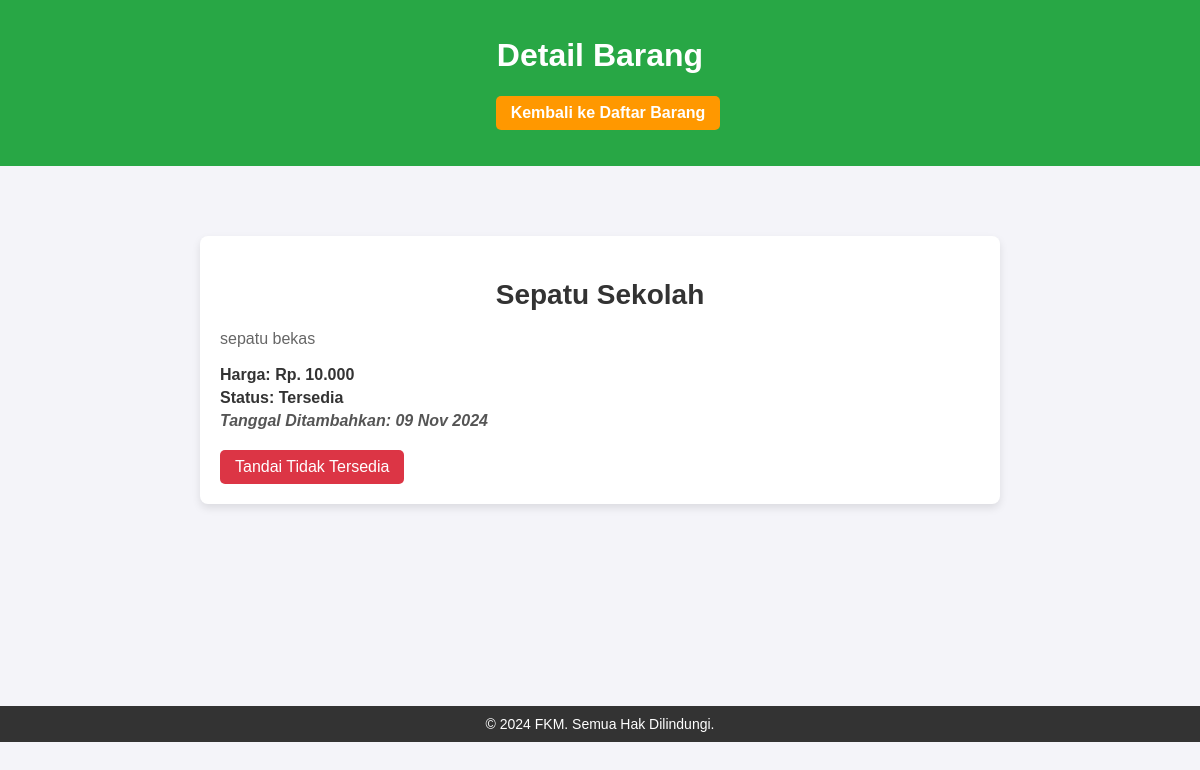
Page /item-detail.php?id=1 on the committed database.
### tables this page shows
CREATE TABLE `items` (
  `id` int(11) NOT NULL,
  `name` varchar(255) NOT NULL,
  `description` text NOT NULL,
  `price` decimal(10,2) DEFAULT NULL,
  `status` enum('Tersedia','Tidak Tersedia') DEFAULT 'Tersedia',
  `created_at` timestamp NOT NULL DEFAULT current_timestamp()
);

### item-detail.php (the view, shortened to what this page needs)
<!DOCTYPE html>
<html lang="id">
<head>
    <link rel="stylesheet" href="styles.css">
</head>
<body>
    <header>
        <h1>Detail Barang</h1>
        <a href="index.php" class="back-button">Kembali ke Daftar Barang</a>
    </header>
<br>
<br>
<br>
    <main>
        <?php
        $conn = new mysqli("localhost", "root", "", "db_used");
        $id = $_GET['id'];
        $sql = "SELECT * FROM items WHERE id = $id";
        $result = $conn->query($sql);
        if ($result->num_rows > 0) {
            $row = $result->fetch_assoc();
            echo "<div class='item-detail'>";
            echo "<h2 class='item-name'>" . $row["name"] . "</h2>";
            echo "<p class='item-description'>" . $row["description"] . "</p>";
            echo "<p class='item-price'>Harga: " . ($row["price"] ? "Rp. " . number_format($row["price"], 0, ',', '.') : "Gratis") . "</p>";
            echo "<p class='item-status'>Status: " . ucfirst($row["status"]) . "</p>";
            echo "<p class='item-date'>Tanggal Ditambahkan: " . date("d M Y", strtotime($row["created_at"])) . "</p>";
            echo "<form method='POST' action='update-status.php' class='status-form' onsubmit='return confirmStatusChange(event)'>";
            if ($row["status"] !== 'Tidak Tersedia') {
                echo "<button type='submit' name='status' value='Tidak Tersedia' class='status-btn unavailable'>Tandai Tidak Tersedia</button>";
            }
            echo "</form>";
            echo "</div>";
        } else {
            echo "<p>Barang tidak ditemukan.</p>";
        }
        ?>
    </main>
<br>
<br>
<br>
<br>
<br>
<br>
<br>
    <footer>
        <p>&copy; 2024 FKM. Semua Hak Dilindungi.</p>
    </footer>
</body>
</html>

### styles.css (style rules this page uses)
body { font-family: Arial, sans-serif; margin: 0; padding: 0; background-color: #f4f4f9; color: #333; }
header { background-color: #28a745; color: white; padding: 1rem; text-align: center; }
header a { color: white; text-decoration: none; margin-left: 1rem; font-weight: bold; }
main { padding: 1rem; max-width: 800px; margin: auto; }
h2 { font-size: 28px; color: #333; text-align: center; margin-bottom: 1rem; }
.item-price { color: #28a745; font-weight: bold; }
.item-status { color: #007bff; }
.item-detail { background-color: white; padding: 20px; border-radius: 8px; box-shadow: 0 4px 8px rgba(0, 0, 0, 0.1); margin-bottom: 20px; }
.item-name { font-size: 28px; color: #333; margin-bottom: 10px; }
.item-description { font-size: 16px; color: #666; line-height: 1.5; margin-bottom: 15px; }
.item-price, .item-status, .item-date { font-size: 16px; color: #333; margin: 5px 0; font-weight: bold; }
.item-date { font-style: italic; color: #555; }
.back-button { display: inline-block; padding: 8px 15px; background-color: #FF9800; color: white; text-decoration: none; border-radius: 5px; font-weight: bold; margin-bottom: 20px; }
.status-form { margin-top: 20px; display: flex; gap: 10px; }
.status-btn { padding: 10px 20px; font-size: 16px; border-radius: 5px; border: none; cursor: pointer; }
.status-btn.unavailable { background-color: #dc3545; color: white; }
.status-form button { padding: 8px 15px; border: none; border-radius: 5px; color: white; font-size: 16px; cursor: pointer; }
footer { background-color: #333; color: white; padding: 10px; text-align: center; margin-top: 40px; }
footer p { margin: 0; font-size: 14px; }

### rows in the picture
items: name "Sepatu Sekolah", description "sepatu bekas", price "10.000", status "Tersedia", created_at "09 Nov 2024"
